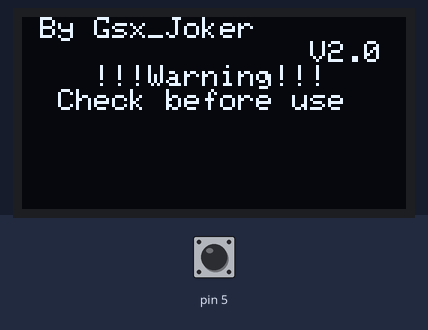
Recording of a sketch running on a simulated Arduino Uno, built with avr-gcc and run on an emulated ATmega328P. Parts: 128×64 one-colour display. The test bench sets the inputs (shaded band); at power-on: pin 5 HIGH.

Above: at 1.2 s.
1.3 s: pin 5 pulled LOW for 3.2 s
At 1.51 s:
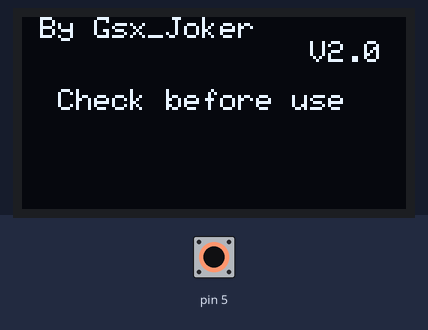
At 2.1 s:
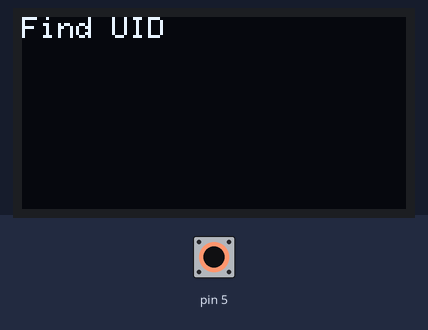
Timing chart, 0 to 4.3 s (numbered marks = the images above; inputs shaded):
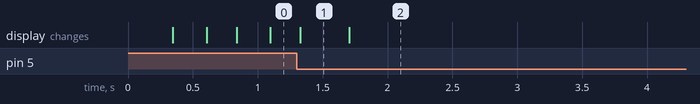

The sketch:

COPY_IC.ino
```cpp
#include <SPI.h>
#include <Wire.h>
#include <Adafruit_SSD1306.h>
#include <MFRC522.h>

#define OLED_RESET 4
Adafruit_SSD1306 display(OLED_RESET);
#define RST_PIN         9
#define SS_PIN          10
MFRC522 mfrc522(SS_PIN, RST_PIN);
#define NEW_UID {0x00, 0x00, 0x00, 0x00}
byte ID[4];
byte newUid[4]{0x00, 0x00, 0x00, 0x00};
MFRC522::MIFARE_Key key;
int Mode_A=0,Mode_B=0;
void setup() {
  Serial.begin(9600);
  SPI.begin();
  mfrc522.PCD_Init();
  display.begin(SSD1306_SWITCHCAPVCC, 0x3C);
  pinMode(4,INPUT_PULLUP);
  pinMode(5,INPUT_PULLUP);
  for (byte i = 0; i < 6; i++) {
    key.keyByte[i] = 0xFF;
  }
}

void loop() {

  if(digitalRead(4)==HIGH&&digitalRead(5)==LOW){
      Mode_B=0;
      if(Mode_A ==0){
         display.clearDisplay();
      }
      display.setTextSize(1);
      display.setTextColor(WHITE);
      display.setCursor(0,0);
      display.println("Find UID");
      display.println("");

    if (mfrc522.PICC_IsNewCardPresent() && mfrc522.PICC_ReadCardSerial()) {
      byte *id = mfrc522.uid.uidByte;
      byte idSize = mfrc522.uid.size;
      MFRC522::PICC_Type piccType = mfrc522.PICC_GetType(mfrc522.uid.sak);
      for (byte i = 0; i < idSize; i++) {
        Serial.print("id[");
        Serial.print(i);
        Serial.print("]: ");
        Serial.println(id[i], HEX);
        newUid[i]=newUid[i]+id[i];
        if(i%2==0){
           display.print("id[");
           display.print(i);
           display.print("]:0X");
           display.print(id[i], HEX);
           display.print(" ");
        }
        else{
           display.print("id[");
           display.print(i);
           display.print("]:0X");
           display.println(id[i], HEX);
        }
      }
      Serial.println();
     mfrc522.PICC_HaltA();
    }
     Mode_A++;
     delay(100);
    }
  else if(digitalRead(4)==LOW&&digitalRead(5)==HIGH){
    Mode_A=0;
      if(Mode_B ==0){
         display.clearDisplay();
         display.setTextSize(1);
      display.setTextColor(WHITE);
      display.setCursor(0,0);
      display.println("Copy");
      display.println("");
      }

      if ( ! mfrc522.PICC_IsNewCardPresent() || ! mfrc522.PICC_ReadCardSerial() ) {
    delay(50);
   return;
  }


//byte newUid[] = NEW_UID[0]+ID[0],NEW_UID[1]+ID[1],NEW_UID[2]+ID[2],NEW_UID[3]+ID[3];

//for(int i=0;i<4;i++){
 //newUid[i]=newUid[i]+ID[i];
//}
 if ( mfrc522.MIFARE_SetUid(newUid, (byte)4, true) ) {
    Serial.println(F("Finish"));
    display.println("Finish");
  }
   Mode_B++;
   delay(300);
  }


  else{
      display.clearDisplay();
      display.setTextSize(1);
      display.setTextColor(WHITE);
      display.setCursor(0,0);
      display.println(" By Gsx_Joker");
      display.println("                V2.0");
      display.println("    !!!Warning!!!");
      display.println("  Check before use");
      display.display();
      delay(200);
      display.clearDisplay();
      display.setTextSize(1);
      display.setTextColor(WHITE);
      display.setCursor(0,0);
      display.println(" By Gsx_Joker");
      display.println("                V2.0");
      display.println("    ");
      display.println("  Check before use");
      display.display();
      delay(200);
      Mode_B =0;
      Mode_A =0;
  }
  display.display();
}
```
